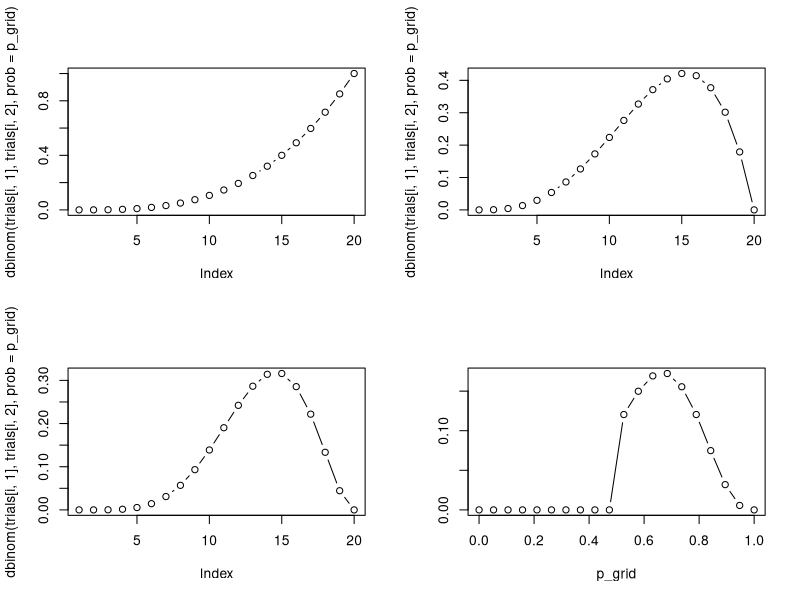
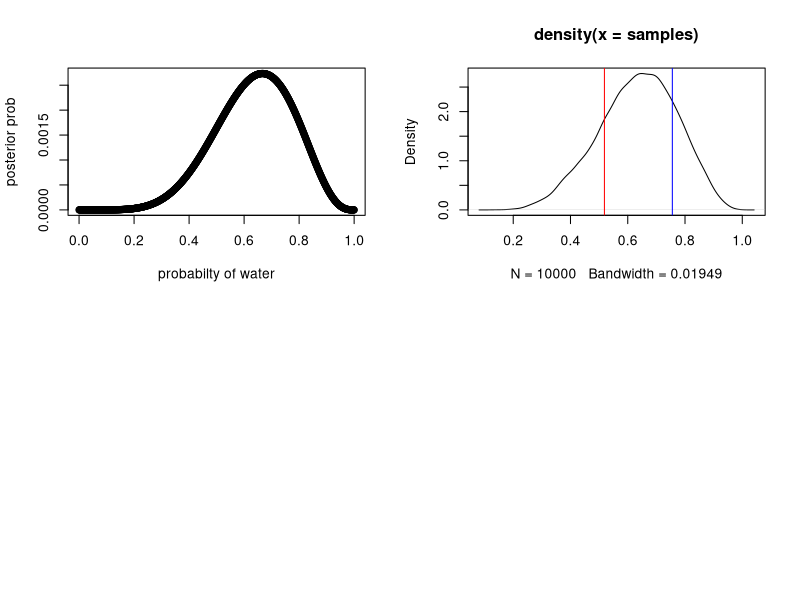

These charts were generated, in order, by the following R code: (Note: this script raises an error after producing the figures.)

#chapter 2 excercises
#easy
w<-c(.3,1);
pulls<-c(.5,.5)
w*pulls/sum(w*pulls)

ways<-c(0,1,2)
ways/sum(ways)

ways<-c(0,1,4)
ways/sum(ways)

#medium
ways<-c(0,1,2)
pull<-c(3,2,1)
df<-data.frame(cbind(ways,pull))

new.ways<-ways*pull

df<-data.frame(cbind(df,new.ways,new.ways/sum(new.ways)))

colnames(df)<-(c("prior ways",'weighted',"new ways to pull","final prob"))

p_grid<-seq(from=0,to=1,length.out=20 )
print("here is the pgrid")
p_grid

prior <-rep(1,20)  #uniform prior assumption
prior <-ifelse(p_grid<.5,0,1)  #stepwise
prior

trials<-matrix(data=c(3,3,3,4,5,7),ncol=2,nrow=3, byrow=T)
par(mfrow=c(2,2))
for(i in 1:nrow(trials)){
  cat ("binomial demo ",i)
  print(dbinom(trials[i,1], trials[i,2],prob=p_grid))
  plot(dbinom(trials[i,1], trials[i,2],prob=p_grid),type='b')
}

likelihood<-dbinom(6,9,prob=p_grid)
unstd.posterior<-likelihood*prior
posterior<-unstd.posterior/sum(unstd.posterior)
df1<-cbind(p_grid,round(posterior,10))
plot(df1,type='b')

#Hard

#panda A gives twins 10%
#panda B gives twins 20%
#each panda type 50% likely

#witness a new panda give twins.  What's the probability the next birth is twins?

#twins similar to water, singles to land.



#Chapter 3

#easy

###simple posterior from grid approx
p_grid<-seq(from=0,to=1,length.out=1000)
#p<-seq(from=0,to=1,length.out=1000)
prior<-rep(1,1000)  #this is basically a uniform prior (I think)
likelihood <- dbinom(6,size=9,prob=p_grid)
unstd.posterior <- likelihood * prior
posterior<-unstd.posterior/sum(unstd.posterior)
plot (p_grid,posterior,type='b',xlab = 'probabilty of water',ylab = 'posterior prob')
set.seed(100)
samples<-sample(p_grid,  prob = posterior,size = 1e4,replace = T)

#3e1 how much posterior probabilty lies below p = .2?
sum(posterior[p_grid < 0.2])
#[1] 0.0008560951

#3e2 how much posterior probabilty lies above p = .8?

sum(posterior[p_grid>.8])   #[1] 0.1203449

#3e3 how much posterior probabilty lies between p = .2 and p = .8?

sum(posterior[p_grid>.2 & p_grid<.8])   #[1] 0.878799

#3e4 20% of posterior probability lies below which value of p?

quantile(samples,.2)   #[1] 0.5195195

plot(density(samples))
abline(v=quantile(samples,.2),col='red')

#3e5 20% of posterior probability lies above which value of p?
quantile(samples,.8)    #[1] 0.7567568 
abline(v=quantile(samples,.8),col='blue')

#3e6 which values of p contain the narrowest interval equal to 66% of the posterior probability?

HPDI(samples, prob=.66)

#       |0.66     0.66| 
#       0.5205205 0.7847848

#3e7 which values of p contain 66% of the posterior probability, asuming equal posterior probabilty both below and above the interval?

PI(samples, prob=.66)
#   17%       83% 
#  0.5005005 0.7687688 





#3m1
p_grid<-seq(from=0,to=1,length.out=1000)
#p<-seq(from=0,to=1,length.out=1000)
prior<-rep(1,1000)  #this is basically a uniform prior (I think)
likelihood <- dbinom(8,size=15,prob=p_grid)
unstd.posterior <- likelihood * prior
posterior<-unstd.posterior/sum(unstd.posterior)
plot (p_grid,posterior,type='b',xlab = 'probabilty of water',ylab = 'posterior prob')


#3m2
samples<-sample(p_grid,  prob = posterior,size = 1e4,replace = T)
HPDI(samples, prob=.9)
#     |0.9      0.9| 
#     0.3383383 0.7317317 

#3m3  Construct posertior predictie check for hti smodel.  simulate the distributino of samples, averagoe over the posterior uncertain in p.  What is prob of obvserving 8 water in 15 tosses?




dummy_w<-rbinom(1e5,size = 15, prob = samples)  
sum(dummy_w[dummy_w==8])/sum(dummy_w)  #[1] 0.1494651
table(dummy_w)/1e5
simplehist(dummy_w)


#3m4  Using the above data, calculate the prob of abserving 6 in 9 tosses.
samples<-sample(p_grid,  prob = posterior,size = 1e4,replace = T)

dummy_w<-rbinom(1e4,size = 9, prob = samples)  
table(dummy_w)/1e4
simplehist(dummy_w)

sum(dummy_w[dummy_w==6])/sum(dummy_w)  #[1] 0.2263661




#3m5

birth1 <- c(1,0,0,0,1,1,0,1,0,1,0,0,1,1,0,1,1,0,0,0,1,0,0,0,1,0,
            0,0,0,1,1,1,0,1,0,1,1,1,0,1,0,1,1,0,1,0,0,1,1,0,1,0,0,0,0,0,0,0,
            1,1,0,1,0,0,1,0,0,0,1,0,0,1,1,1,1,0,1,0,1,1,1,1,1,0,0,1,0,1,1,0,
            1,0,1,1,1,0,1,1,1,1)
birth2 <- c(0,1,0,1,0,1,1,1,0,0,1,1,1,1,1,0,0,1,1,1,0,0,1,1,1,0,
            1,1,1,0,1,1,1,0,1,0,0,1,1,1,1,0,0,1,0,1,1,1,1,1,1,1,1,1,1,1,1,1,
            1,1,1,0,1,1,0,1,1,0,1,1,1,0,0,0,0,0,0,1,0,0,0,1,1,0,0,1,0,0,1,1,
            0,0,0,1,1,1,0,0,0,0)
#3h1
#3h2
#3h3
#3h4
#3h5





